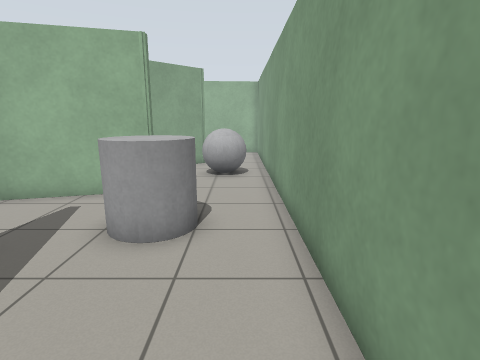
View 1 (above)

24 first-person views from a walk through a world built for the Gazebo simulator. The camera is 1.2 m above the floor, tilts 12° down and sees 80° across. The floor is counted in squares, 0.5 m on a side. Each view is taken from the middle of a square. On the plan, view 1 faces up. The plan holds only what a view shows up to about 18 squares ahead; the rest is blank. The place goes on beyond the plan.

View 2
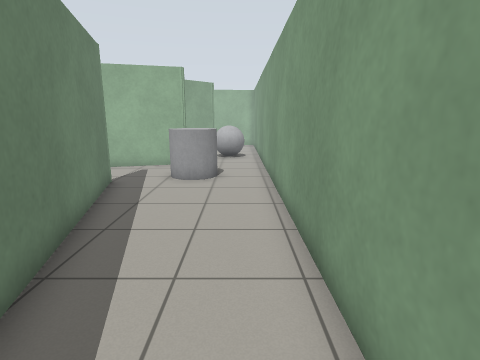

View 3
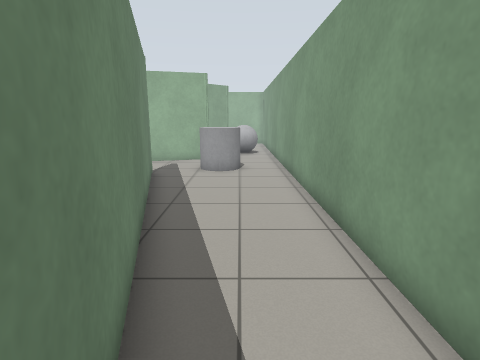

View 4
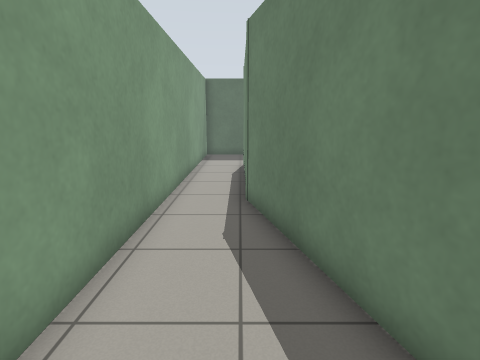

View 5
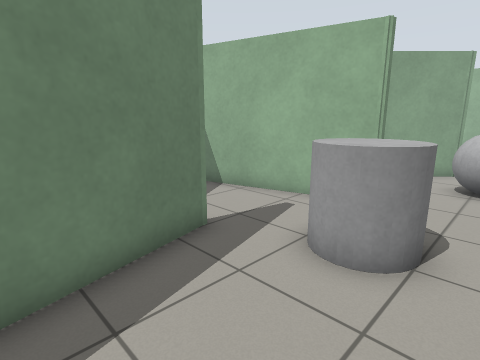

View 6
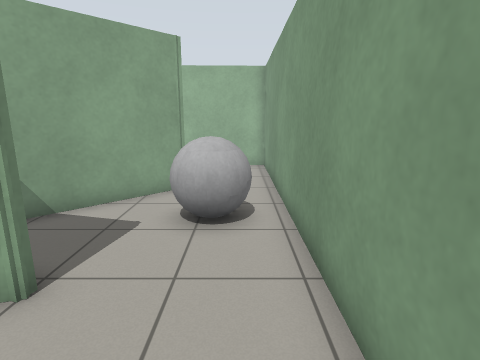

View 7
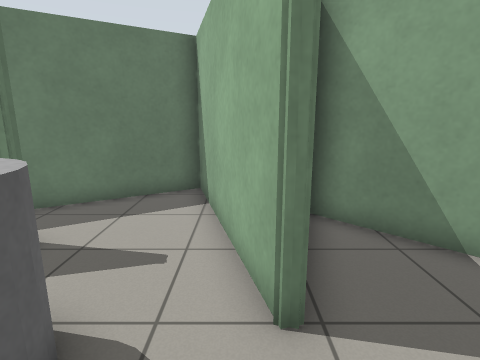

View 8
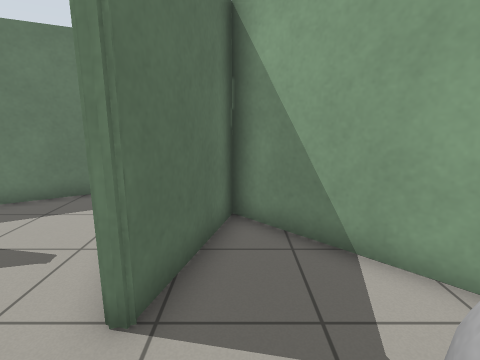

View 9
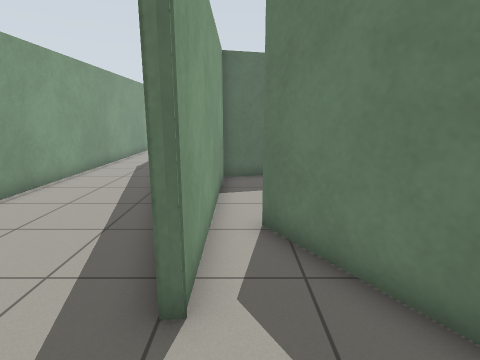

View 10
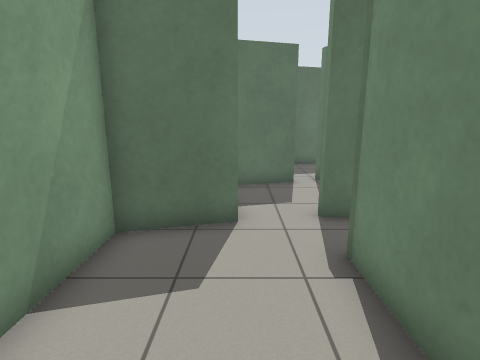

View 11
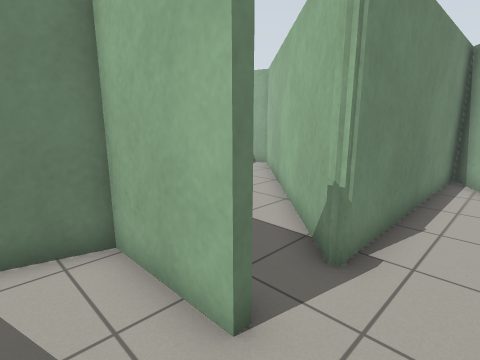

View 12
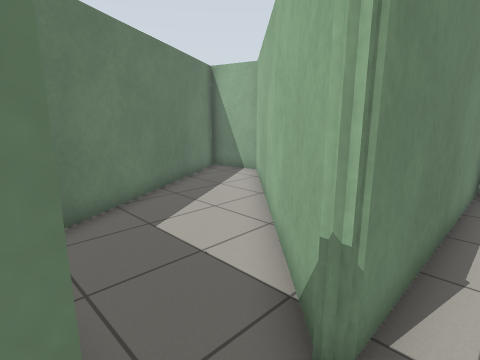

View 13
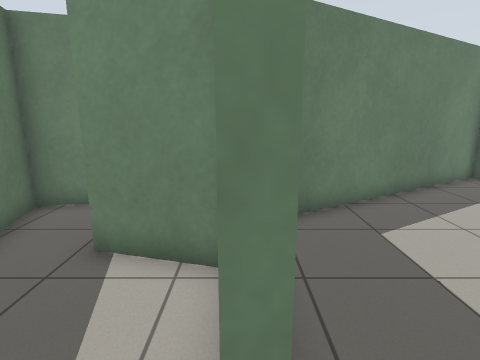

View 14
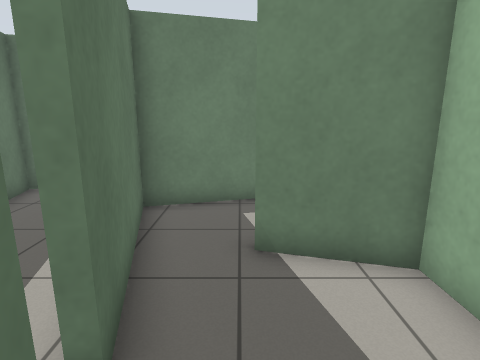

View 15
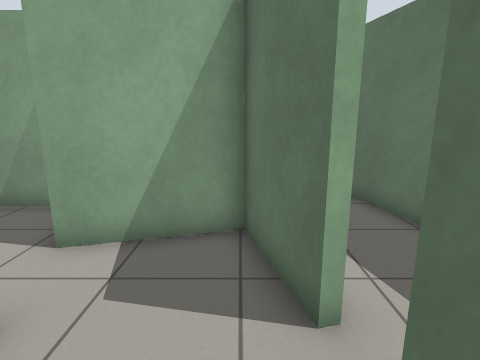

View 16
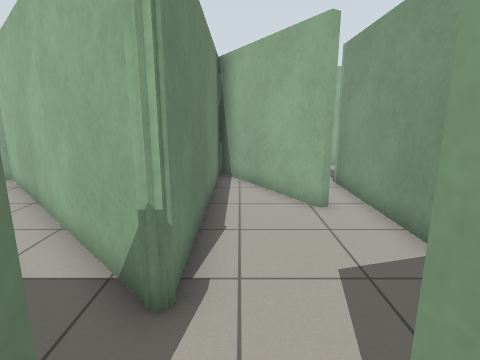

View 17
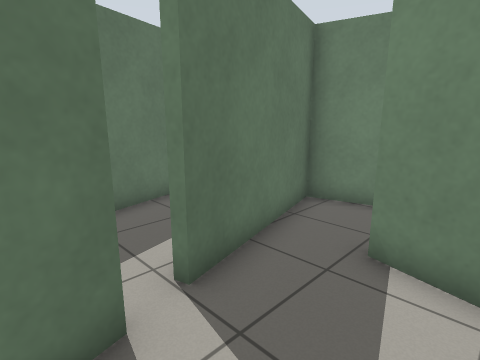

View 18
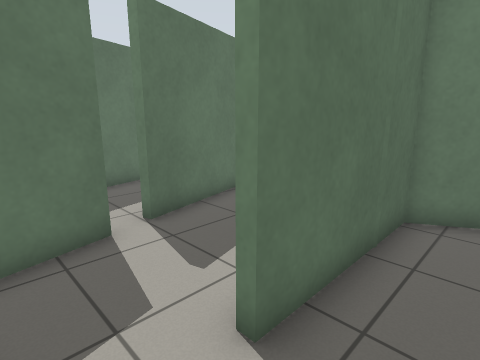

View 19
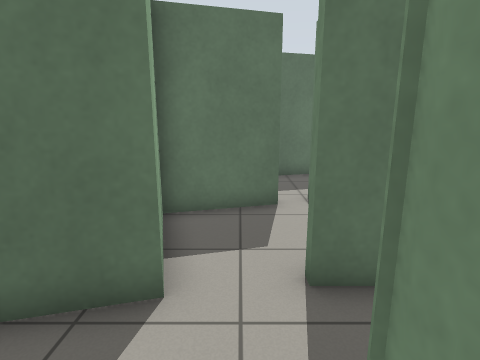

View 20
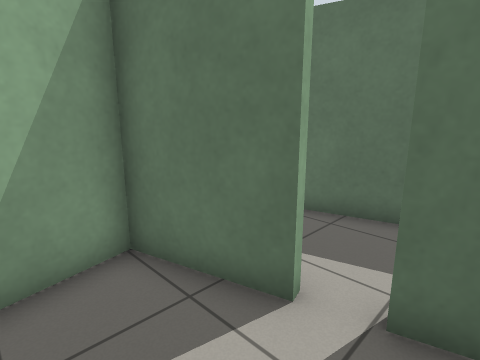

View 21
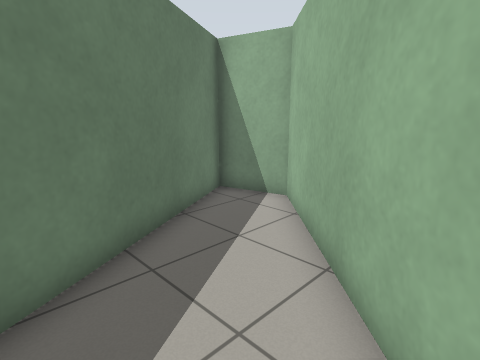

View 22
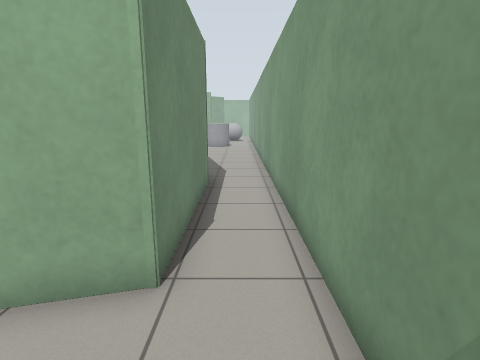

View 23
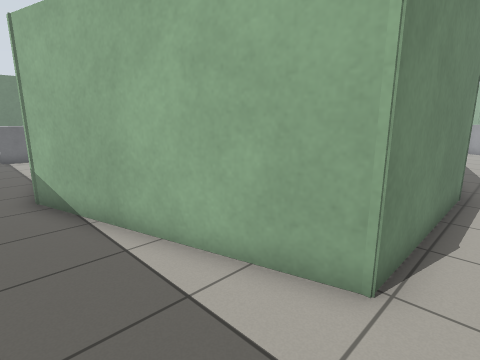

View 24
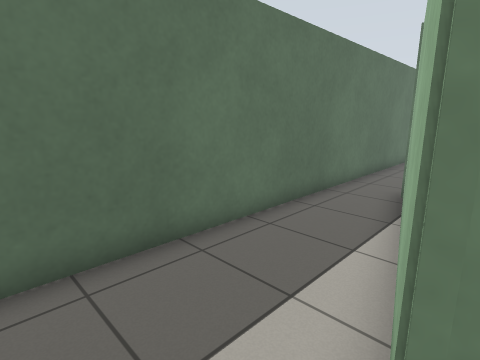

### Floor plan
Points are (right, up) in squares from view 1. A wall is a line through its corners. A room is listed if a view was taken in it or the views show most of it. See-through windows are left out.
Room 1 (views 1, 2, 3, 4, 5, 6, 9, 24)
walls: (-5.3, 1.4) (-5.3, 4.9) (-5.1, 5) (-1.1, -9.6); (-2.8, 9.5) (-9.9, 7.6) (-6.5, 1.6); (-1.2, -9.2) (-1.2, -16.2); (1.3, -16.4) (1.3, 8.5)
ways out: opening at (-1, 9.5) to room 2; opening at (-6, 2) to room 3; opening at (0, -17) to room 5
objects: grey cylinder (-3, 5) to (-1, 7)
Room 2 (views 7, 8)
walls: (-1.8, 16.1) (-7.1, 10.8) (-2.8, 9.7); (1.3, 8.5) (1.3, 17.5)
ways out: opening at (-1, 9.5) to room 1
objects: grey ball (-2, 12) to (0, 13)
Room 3 (views 10, 12, 13, 18, 19, 21)
walls: (-9.8, -2.5) (-10.1, -2.8) (-18.2, 5.4) (-20.7, 4.7) (-17.4, -1.1); (-12.4, -4.8) (-10, -4.8); (-8, -4.5) (-5.3, -3.8) (-5.3, 1.4); (-6.7, 1.5) (-9.9, 7.1) (-9.9, -3)
ways out: opening at (-6, 2) to room 1; opening at (-9.5, -5) to room 4; opening at (-13.7, -1.7) to room 6
Room 4 (views 11, 14, 15, 16, 17, 20)
walls: (-10.2, -8.9) (-7, -8.1) (-8, -4.5); (-10, -5.1) (-13.3, -5.1) (-14, -7.7); (-17.6, -7.4) (-16.7, -10.7) (-11.1, -9.2)
ways out: opening at (-9.5, -5) to room 3; gap at (-10, -9)
Room 5 (views 22, 23)
walls: (-1.2, -16.2) (-9.9, -18.6); (1.3, -19.4) (1.3, -16.4); (-14.5, -20.7) (-0.1, -20.7)
ways out: opening at (0, -17) to room 1; opening at (-14.3, -19)
Room 6 (no view inside)
walls: (-17.4, -1.1) (-15.3, -4.8) (-12.4, -4.8)
ways out: opening at (-13.7, -1.7) to room 3

Positions as (right, up) in squares from view 1, and headings:
1: (0, 0), facing up
2: (0, -6), facing up
3: (-1, -8), facing up
4: (-1, -1), facing down
5: (0, 1), facing up-left
6: (0, 6), facing up
7: (0, 9), facing left
8: (0, 11), facing left
9: (-6, 8), facing down
10: (-8, 2), facing down
11: (-8, -7), facing up-left
12: (-9, -5), facing up-left
13: (-9, -5), facing left
14: (-9, -8), facing left
15: (-13, -8), facing right
16: (-9, -6), facing up
17: (-9, -6), facing down-left
18: (-8, -3), facing down-left
19: (-9, -1), facing down
20: (-12, -6), facing down-right
21: (-13, -2), facing up-left
22: (0, -20), facing up
23: (0, -20), facing up-left
24: (0, -16), facing down-left
